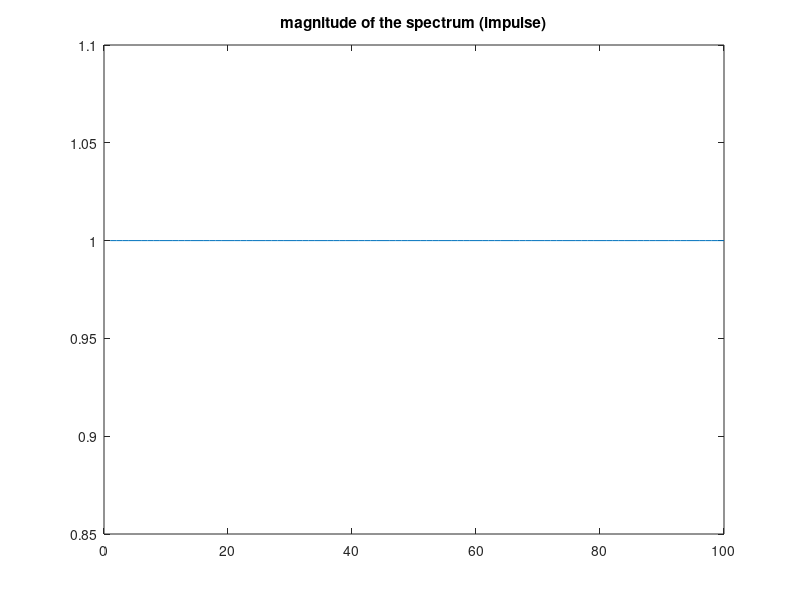
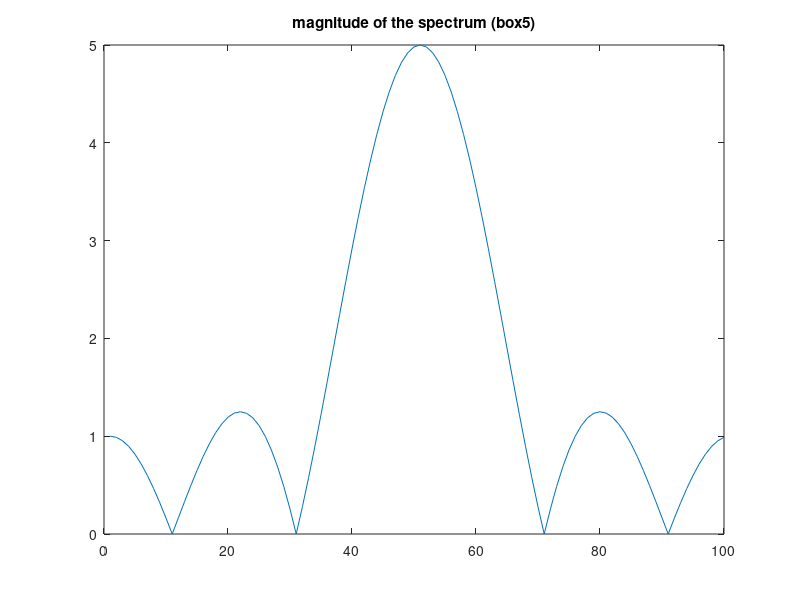
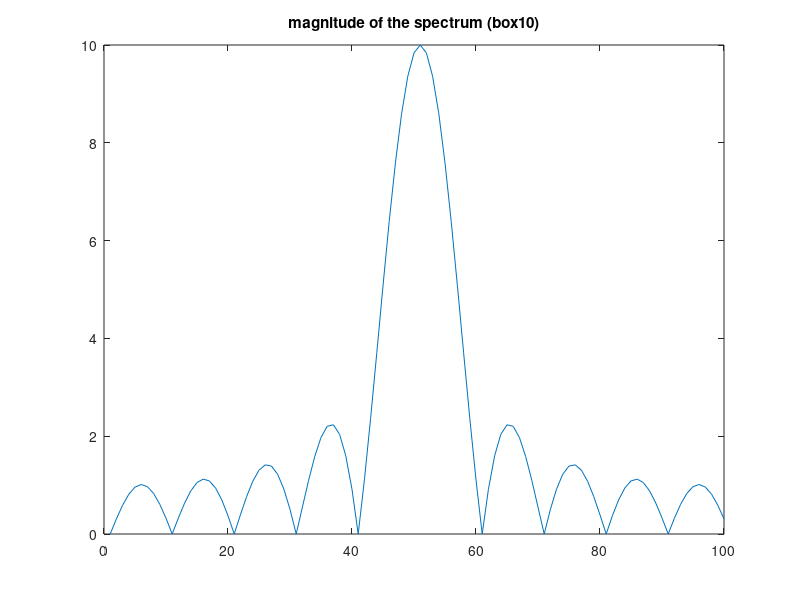
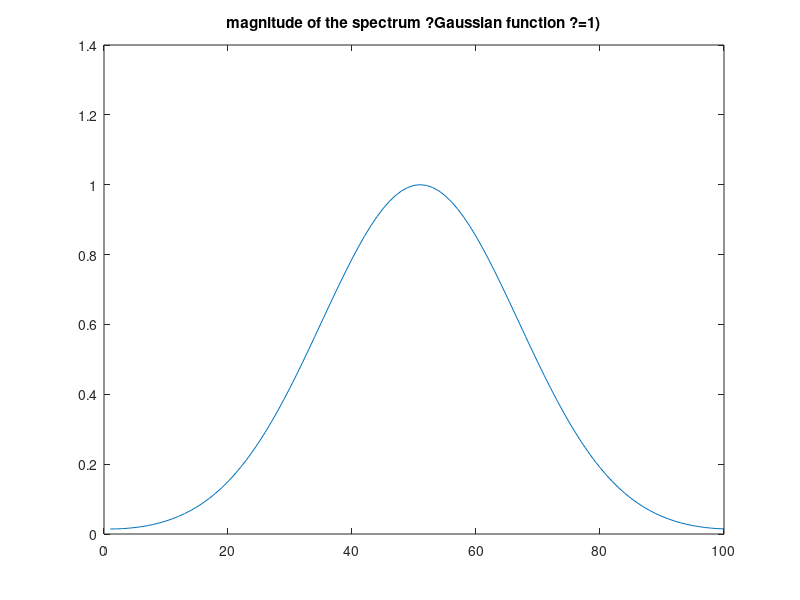

These figures' MATLAB source, in order: (Note: this script raises an error after producing the figures.)
%% Written by Yuan Tao.
%% a
ips = zeros(100,1);
ips(50) = 1;
dft = fft(ips);
magnitude = abs(dft);
figure;
plot(magnitude);
title('magnitude of the spectrum (impulse)');
print('figure/4a.jpg','-djpeg');
%% b
box = zeros(100,1);
for bnum=5:5:10
    box(50-round(bnum/2):50-round(bnum/2)+bnum-1) = ones(bnum,1);
    dft = fftshift(fft(box));
    magnitude = abs(dft);
    figure;
    plot(magnitude);
    title(strcat('magnitude of the spectrum (box',num2str(bnum),')'));
    print(strcat('figure/4b_',num2str(bnum),'.jpg'),'-djpeg');
end

%% c
X = -49:50;
for sigma = 1:2
    gauss = 1/(sqrt(2*pi)*sigma) * exp(- X.^2/(2*sigma^2));
    dft = fftshift(fft(gauss));
    magnitude = abs(dft);
    figure;
    plot(magnitude);
    title(strcat('magnitude of the spectrum ?Gaussian function ?=',num2str(sigma),')'));
    print(strcat('figure/4c_',num2str(sigma),'.jpg'),'-djpeg');
end
%% d 
%load the img
img1 = im2double(rgb2gray(imread('data/zebra1.jpg')));
img2 = im2double(rgb2gray(imread('data/zebra2.jpg')));
[m,n,~] = size(img2);
img1 = imresize(img1,[m n]);

%% Calculate 2D-FFT of image1 and image2
img1_fft = fft2(img1);
img1_mgt = abs(img1_fft);
img1_phs = angle(img1_fft);
colormap(gray)
imagesc(log(abs(fftshift(img1_fft))))
print('figure/zebra1_magnitude.jpg','-djpeg');
imwrite(fftshift(img1_phs),'figure/zebra1_phase.jpg','JPEG');

img2_fft = fft2(img2);
img2_mgt = abs(img2_fft);
img2_phs = angle(img2_fft);
colormap(gray)
imagesc(log(abs(fftshift(img2_fft))))
print('figure/zebra2_magnitude.jpg','-djpeg');
imwrite(img2_phs,'figure/zebra2_phase.jpg','JPEG');

%% combine phase from img1 with magnitude from img2
new_zebra_fft = img2_mgt .* exp(img1_phs .*1i);
new_zebra = ifft2(new_zebra_fft);
imwrite(new_zebra,'figure/new_zebra.jpg','JPEG');

%% extra interesting functions
X = -49:50;
sinplus = sin(X)+0.2*X;
dft = fftshift(fft(sinplus));
magnitude = abs(dft);
figure;
plot(magnitude);
title('magnitude of the spectrum of sin(x)+0.2x');
print('figure/4e.jpg','-djpeg');
figure;
plot(sinplus);
title('sin(x)+0.2x');
print('figure/4f.jpg','-djpeg');